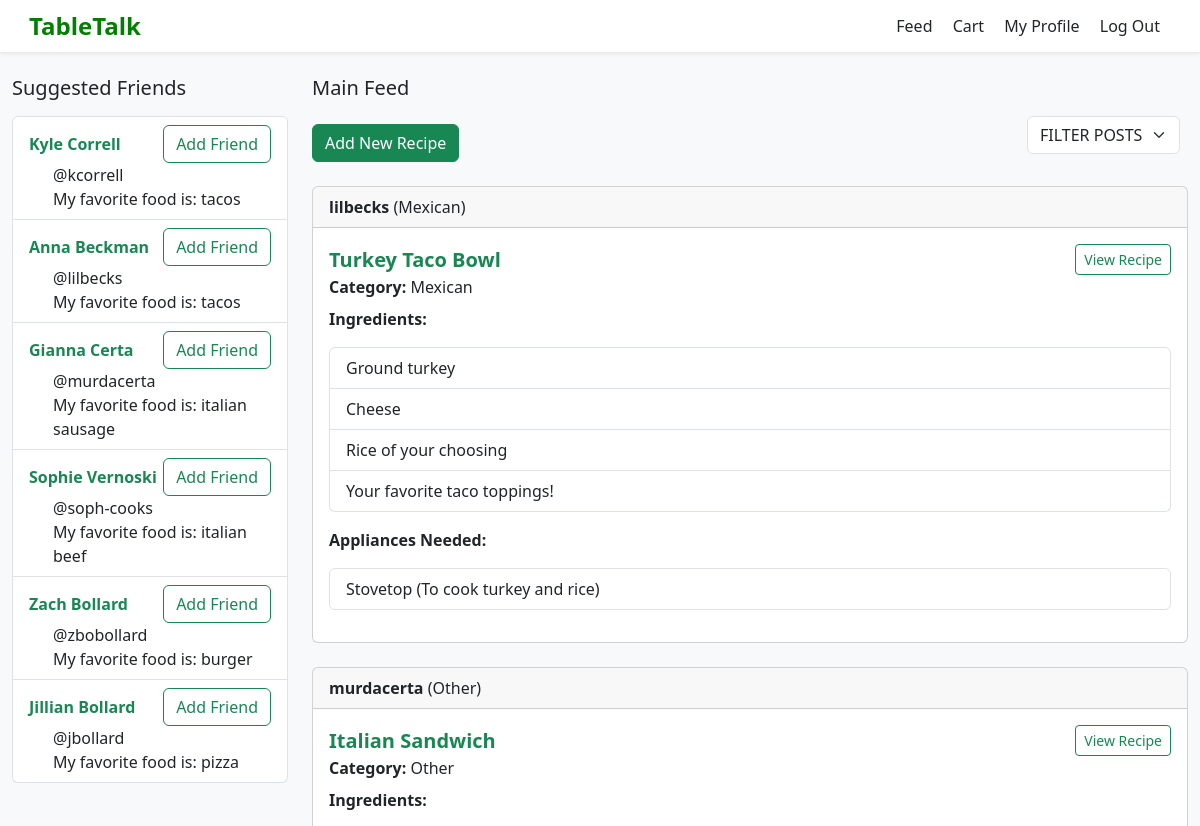
Before: /show_feed (signed in, upper part) with the older database file.
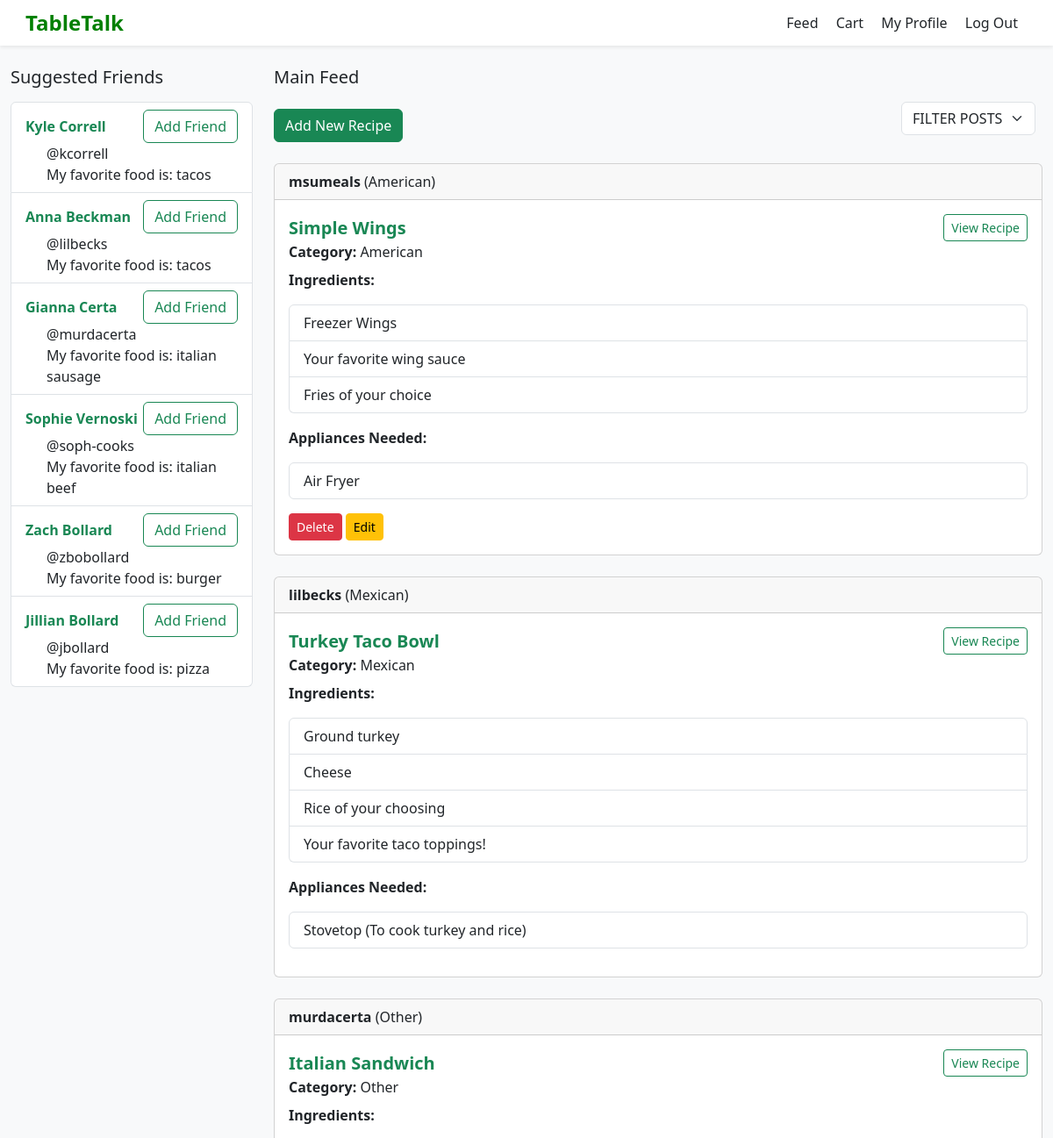
After: the same page with the newer database file.
### tables this page shows
CREATE TABLE users (
    id INTEGER PRIMARY KEY AUTOINCREMENT,
    username TEXT NOT NULL,
    password TEXT NOT NULL,
    first_name TEXT NOT NULL,
    last_name TEXT NOT NULL,
    favorite_food TEXT NOT NULL
);

CREATE TABLE "posts" (
    id INTEGER PRIMARY KEY AUTOINCREMENT,
    title TEXT NOT NULL,
    category TEXT NOT NULL,
    user_id INTEGER NOT NULL,
    appliance_id INTEGER, username, ingredients, steps, appliances,  -- now optional
    -- include any other columns you had
    FOREIGN KEY (user_id) REFERENCES users(id)
);

### app.py (the view)
@app.route('/show_feed', methods=['GET', 'POST'])
def show_feed():
    if 'username' in session:
        db = get_db()
        username = session['username']
        user_row = db.execute('SELECT id FROM users WHERE username = ?', (username,)).fetchone()
        if not user_row:
            flash("User not found in database", "error")
            return redirect(url_for('login'))
        user_id = user_row['id']
        feed = db.execute('SELECT * FROM posts ORDER BY id DESC').fetchall()
        friends = db.execute('SELECT first_name, last_name, username, favorite_food FROM users WHERE id != ? ORDER BY id DESC', (user_id,)).fetchall()
        return render_template('main_feed.html', posts=feed, suggested_friends=friends)
    else:
        flash("Please log in to view the feed", "error")
        return render_template('login.html')

### app.py (called while the page is built)
def connect_db():
    rv = sqlite3.connect(app.config['DATABASE'])
    rv.row_factory = sqlite3.Row
    return rv

def get_db():
    if not hasattr(g, 'sqlite_db'):
        g.sqlite_db = connect_db()
    return g.sqlite_db

### templates/main_feed.html (shortened to what this page needs)
{% extends "layout.html" %}
{% block content %}
<div class="container-fluid mt-4">
  <div class="row">
    <div class="col-md-3">
      <h5 class="mb-3">Suggested Friends</h5>
      <ul class="list-group">
          {% for friend in suggested_friends %}
              <li class="list-group-item">
                <div class="d-flex justify-content-between align-items-center">
                  <a href="{{ url_for('show_user_profile', username=friend.username) }}" class="text-success text-decoration-none">
                    <strong>{{ friend.first_name }} {{ friend.last_name }}</strong>
                  </a>
                  <button class="btn btn-outline-success">Add Friend</button>
                </div>
                <div class="ms-4" style="text-align: left">@{{ friend.username }}</div>
                <div class="ms-4"style="text-align: left">My favorite food is: {{ friend.favorite_food }}</div>
              </li>
          {% endfor %}
      </ul>
    </div>
    <div class="col-md-9">
      <h5 class="mb-3">Main Feed</h5>
      <div class="d-flex justify-content-between align-items-center mb-3">
        <button type="button" class="btn btn-success" data-bs-toggle="modal" data-bs-target="#recipeModal">Add New Recipe</button>
        <form method="get" action="{{ url_for('filter_posts') }}" class="d-flex align-items-center mb-3">
          <select name="filter_category" class="form-select w-auto me-2" data-role="filter">
            <option value="FILTER POSTS" {% if selected_category == 'FILTER POSTS' or not selected_category %}selected{% endif %}>FILTER POSTS</option>
          </select>
        </form>
      </div>
      {% for post in posts %}
      <div class="card mb-4">
        <div class="card-header">
          <strong>{{ post.username }}</strong> ({{ post.category }})
        </div>
        <div class="card-body">
          <div class="d-flex justify-content-between align-items-center">
              <h5 class="card-title text-success fw-bold mb-0">{{ post.title }}</h5>
              <a href="{{ url_for('view_recipe', recipe_id=post.id) }}" class="btn btn-outline-success btn-sm">View Recipe</a>
          </div>
          <div class="mb-2"><strong>Category:</strong> {{ post.category }}</div>
          <p><strong>Ingredients:</strong></p>
          <ul class="list-group mb-3">
            {% for ingredient in post.ingredients.split('\n') %}
            <li class="list-group-item">{{ ingredient }}</li>
            {% endfor %}
          </ul>
          <p><strong>Appliances Needed:</strong></p>
          <ul class="list-group mb-3">
            {% for appliance in post.appliances.split('\n') %}
            <li class="list-group-item">{{ appliance }}</li>
            {% endfor %}
          </ul>
          {% if post.username == session['username'] %}
          <div class="mt-2">
            <form method="POST" action="{{ url_for('delete_post', post_id=post.id) }}" style="display:inline;">
              <button type="submit" class="btn btn-danger btn-sm">Delete</button>
            </form>
            <button type="button"
                    class="btn btn-warning btn-sm"
                    data-bs-toggle="modal"
                    data-bs-target="#editModal"
                    data-id="{{ post.id }}"
                    data-title="{{ post.title }}"
                    data-category="{{ post.category }}"
                    data-ingredients="{{ post.ingredients | escape }}"
                    data-steps="{{ post.steps | escape }}"
                    data-appliances="{{ post.appliances | escape }}">
              Edit</button>
          </div>
          {% endif %}
        </div>
      </div>
      {% endfor %}
    </div>
  </div>
</div>
{% endblock %}

### templates/layout.html (shortened to what this page needs)
<!DOCTYPE html>
<html lang="en">
<head>
    <link href="https://cdn.jsdelivr.net/npm/bootstrap@5.3.2/dist/css/bootstrap.min.css" rel="stylesheet">
</head>
<body>
    <nav class="navbar navbar-light bg-white shadow-sm px-4">
        <span class="logo">
             TableTalk
        </span>
        <div>
            <a href="{{ url_for('show_feed') }}" class="nav-link d-inline-block me-3">Feed</a>
            <a href="{{ url_for('show_cart') }}" class="nav-link d-inline-block me-3">Cart</a>
            <a href="{{ url_for('show_profile') }}" class="nav-link d-inline-block me-3">My Profile</a>
            <a href="{{ url_for('logout') }}" class="nav-link d-inline-block me-3">Log Out</a>
        </div>
    </nav>
    {% block content %}
    {% endblock %}
</body>
</html>

### templates/layout.html (style rules this page uses)
body { background-color: #f8f9fa; }
.logo { font-size: 1.5rem; font-weight: bold; color: green; }

Changed rows visible on the page:
added posts: username "msumeals", category "American", title "Simple Wings", ingredient "Freezer Wings" "Your favorite wing sauce" "Fries of your choice", appliances "Air Fryer"
